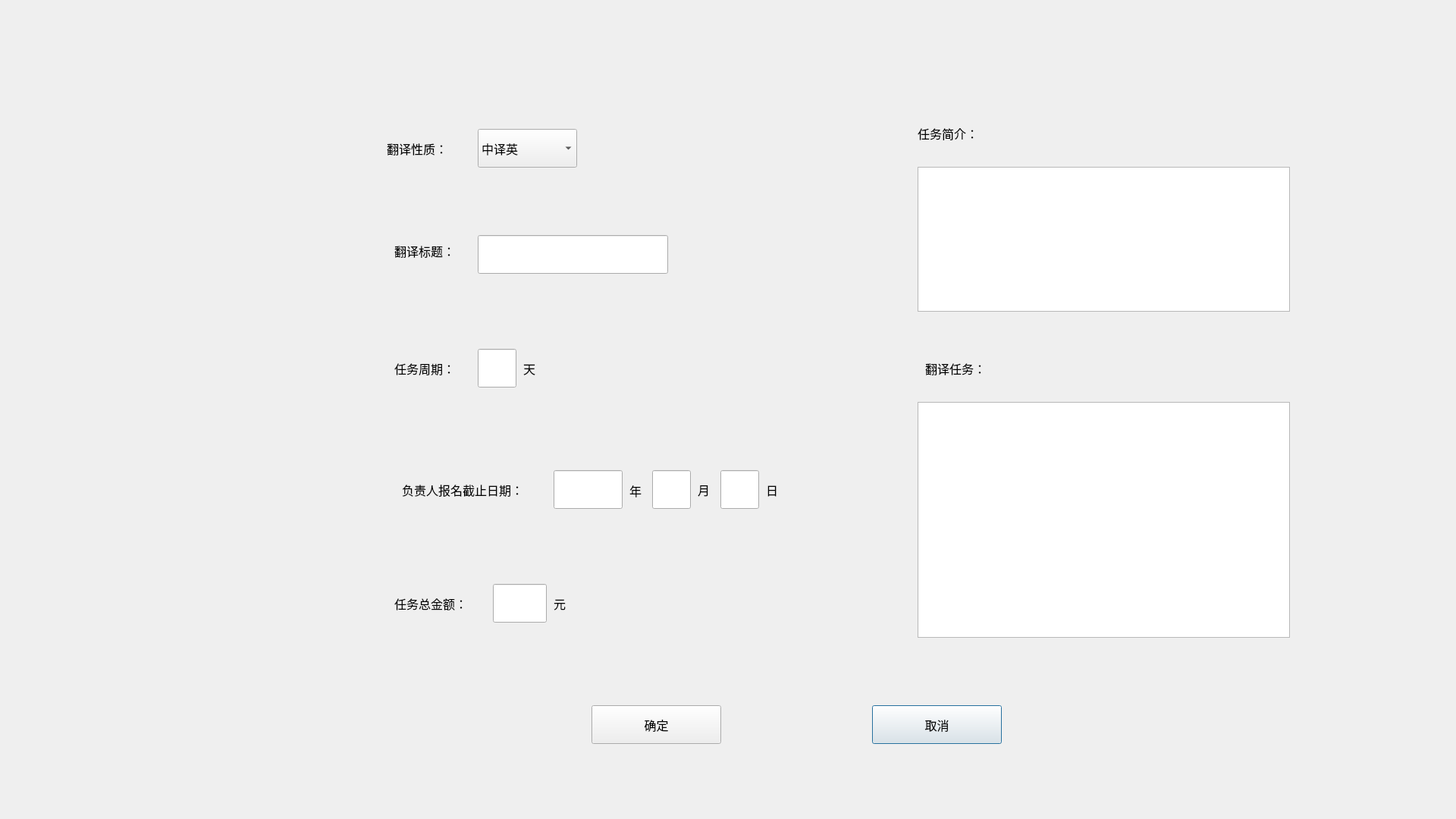
<?xml version="1.0" encoding="UTF-8"?>
<ui version="4.0">
 <class>taskPublishEdit</class>
 <widget class="QDialog" name="taskPublishEdit">
  <property name="geometry">
   <rect>
    <x>0</x>
    <y>0</y>
    <width>1920</width>
    <height>1080</height>
   </rect>
  </property>
  <property name="windowTitle">
   <string>Dialog</string>
  </property>
  <property name="styleSheet">
   <string notr="true">#frame{border-image: url(:/background/taskpublishedit.png);
border-top-left-radius:15px;border-top-right-radius:15px;border-bottom-left-radius:15px;border-bottom-right-radius:15px;}</string>
  </property>
  <widget class="QFrame" name="frame">
   <property name="geometry">
    <rect>
     <x>0</x>
     <y>0</y>
     <width>1921</width>
     <height>1081</height>
    </rect>
   </property>
   <property name="frameShape">
    <enum>QFrame::StyledPanel</enum>
   </property>
   <property name="frameShadow">
    <enum>QFrame::Raised</enum>
   </property>
   <widget class="QPushButton" name="canclBtn">
    <property name="geometry">
     <rect>
      <x>1150</x>
      <y>930</y>
      <width>171</width>
      <height>51</height>
     </rect>
    </property>
    <property name="font">
     <font>
      <family>等线</family>
      <pointsize>12</pointsize>
     </font>
    </property>
    <property name="text">
     <string>取消</string>
    </property>
   </widget>
   <widget class="QLabel" name="label_10">
    <property name="geometry">
     <rect>
      <x>510</x>
      <y>170</y>
      <width>111</width>
      <height>51</height>
     </rect>
    </property>
    <property name="font">
     <font>
      <family>等线</family>
      <pointsize>12</pointsize>
     </font>
    </property>
    <property name="text">
     <string>翻译性质：</string>
    </property>
   </widget>
   <widget class="QLineEdit" name="time">
    <property name="geometry">
     <rect>
      <x>630</x>
      <y>460</y>
      <width>51</width>
      <height>51</height>
     </rect>
    </property>
    <property name="font">
     <font>
      <family>等线</family>
      <pointsize>12</pointsize>
     </font>
    </property>
   </widget>
   <widget class="QLabel" name="label_8">
    <property name="geometry">
     <rect>
      <x>520</x>
      <y>775</y>
      <width>141</width>
      <height>41</height>
     </rect>
    </property>
    <property name="font">
     <font>
      <family>等线</family>
      <pointsize>12</pointsize>
     </font>
    </property>
    <property name="text">
     <string>任务总金额：</string>
    </property>
   </widget>
   <widget class="QLabel" name="label12">
    <property name="geometry">
     <rect>
      <x>520</x>
      <y>320</y>
      <width>231</width>
      <height>21</height>
     </rect>
    </property>
    <property name="font">
     <font>
      <family>等线</family>
      <pointsize>12</pointsize>
     </font>
    </property>
    <property name="text">
     <string>翻译标题：</string>
    </property>
   </widget>
   <widget class="QLabel" name="label_3">
    <property name="geometry">
     <rect>
      <x>530</x>
      <y>625</y>
      <width>201</width>
      <height>41</height>
     </rect>
    </property>
    <property name="font">
     <font>
      <family>等线</family>
      <pointsize>12</pointsize>
     </font>
    </property>
    <property name="text">
     <string>负责人报名截止日期：</string>
    </property>
   </widget>
   <widget class="QComboBox" name="comboBox">
    <property name="geometry">
     <rect>
      <x>630</x>
      <y>170</y>
      <width>131</width>
      <height>51</height>
     </rect>
    </property>
    <property name="font">
     <font>
      <family>等线</family>
      <pointsize>12</pointsize>
     </font>
    </property>
    <property name="styleSheet">
     <string notr="true"/>
    </property>
    <item>
     <property name="text">
      <string>中译英</string>
     </property>
    </item>
    <item>
     <property name="text">
      <string>英译中</string>
     </property>
    </item>
   </widget>
   <widget class="QLineEdit" name="leaderDay">
    <property name="geometry">
     <rect>
      <x>950</x>
      <y>620</y>
      <width>51</width>
      <height>51</height>
     </rect>
    </property>
   </widget>
   <widget class="QTextEdit" name="translateTask">
    <property name="geometry">
     <rect>
      <x>1210</x>
      <y>530</y>
      <width>491</width>
      <height>311</height>
     </rect>
    </property>
   </widget>
   <widget class="QLabel" name="label">
    <property name="geometry">
     <rect>
      <x>1220</x>
      <y>470</y>
      <width>111</width>
      <height>31</height>
     </rect>
    </property>
    <property name="font">
     <font>
      <family>等线</family>
      <pointsize>12</pointsize>
     </font>
    </property>
    <property name="text">
     <string>翻译任务：</string>
    </property>
   </widget>
   <widget class="QLabel" name="label_11">
    <property name="geometry">
     <rect>
      <x>1210</x>
      <y>165</y>
      <width>181</width>
      <height>21</height>
     </rect>
    </property>
    <property name="font">
     <font>
      <family>等线</family>
      <pointsize>12</pointsize>
     </font>
    </property>
    <property name="text">
     <string>任务简介：</string>
    </property>
   </widget>
   <widget class="QLineEdit" name="leaderMonth">
    <property name="geometry">
     <rect>
      <x>860</x>
      <y>620</y>
      <width>51</width>
      <height>51</height>
     </rect>
    </property>
    <property name="font">
     <font>
      <family>等线</family>
      <pointsize>12</pointsize>
     </font>
    </property>
   </widget>
   <widget class="QLineEdit" name="title">
    <property name="geometry">
     <rect>
      <x>630</x>
      <y>310</y>
      <width>251</width>
      <height>51</height>
     </rect>
    </property>
    <property name="font">
     <font>
      <family>等线</family>
      <pointsize>12</pointsize>
     </font>
    </property>
   </widget>
   <widget class="QLabel" name="label_9">
    <property name="geometry">
     <rect>
      <x>730</x>
      <y>785</y>
      <width>41</width>
      <height>21</height>
     </rect>
    </property>
    <property name="font">
     <font>
      <family>等线</family>
      <pointsize>12</pointsize>
     </font>
    </property>
    <property name="text">
     <string>元</string>
    </property>
   </widget>
   <widget class="QLabel" name="label_7">
    <property name="geometry">
     <rect>
      <x>1010</x>
      <y>630</y>
      <width>41</width>
      <height>31</height>
     </rect>
    </property>
    <property name="font">
     <font>
      <family>等线</family>
      <pointsize>12</pointsize>
     </font>
    </property>
    <property name="text">
     <string>日</string>
    </property>
   </widget>
   <widget class="QTextEdit" name="introEdit">
    <property name="geometry">
     <rect>
      <x>1210</x>
      <y>220</y>
      <width>491</width>
      <height>191</height>
     </rect>
    </property>
    <property name="font">
     <font>
      <family>等线</family>
      <pointsize>12</pointsize>
     </font>
    </property>
   </widget>
   <widget class="QLabel" name="label_2">
    <property name="geometry">
     <rect>
      <x>520</x>
      <y>465</y>
      <width>121</width>
      <height>41</height>
     </rect>
    </property>
    <property name="font">
     <font>
      <family>等线</family>
      <pointsize>12</pointsize>
     </font>
    </property>
    <property name="text">
     <string>任务周期：</string>
    </property>
   </widget>
   <widget class="QLabel" name="label_4">
    <property name="geometry">
     <rect>
      <x>690</x>
      <y>475</y>
      <width>41</width>
      <height>21</height>
     </rect>
    </property>
    <property name="font">
     <font>
      <family>等线</family>
      <pointsize>12</pointsize>
     </font>
    </property>
    <property name="text">
     <string>天</string>
    </property>
   </widget>
   <widget class="QLineEdit" name="money">
    <property name="geometry">
     <rect>
      <x>650</x>
      <y>770</y>
      <width>71</width>
      <height>51</height>
     </rect>
    </property>
    <property name="font">
     <font>
      <family>等线</family>
      <pointsize>12</pointsize>
     </font>
    </property>
   </widget>
   <widget class="QLineEdit" name="leaderYear">
    <property name="geometry">
     <rect>
      <x>730</x>
      <y>620</y>
      <width>91</width>
      <height>51</height>
     </rect>
    </property>
    <property name="font">
     <font>
      <family>等线</family>
      <pointsize>12</pointsize>
     </font>
    </property>
   </widget>
   <widget class="QLabel" name="label_6">
    <property name="geometry">
     <rect>
      <x>920</x>
      <y>630</y>
      <width>21</width>
      <height>31</height>
     </rect>
    </property>
    <property name="font">
     <font>
      <family>等线</family>
      <pointsize>12</pointsize>
     </font>
    </property>
    <property name="text">
     <string>月</string>
    </property>
   </widget>
   <widget class="QPushButton" name="confrmBtn">
    <property name="geometry">
     <rect>
      <x>780</x>
      <y>930</y>
      <width>171</width>
      <height>51</height>
     </rect>
    </property>
    <property name="font">
     <font>
      <family>等线</family>
      <pointsize>12</pointsize>
     </font>
    </property>
    <property name="text">
     <string>确定</string>
    </property>
   </widget>
   <widget class="QLabel" name="label_5">
    <property name="geometry">
     <rect>
      <x>830</x>
      <y>631</y>
      <width>31</width>
      <height>31</height>
     </rect>
    </property>
    <property name="font">
     <font>
      <family>等线</family>
      <pointsize>12</pointsize>
     </font>
    </property>
    <property name="text">
     <string>年</string>
    </property>
   </widget>
  </widget>
 </widget>
 <resources/>
 <connections/>
</ui>
